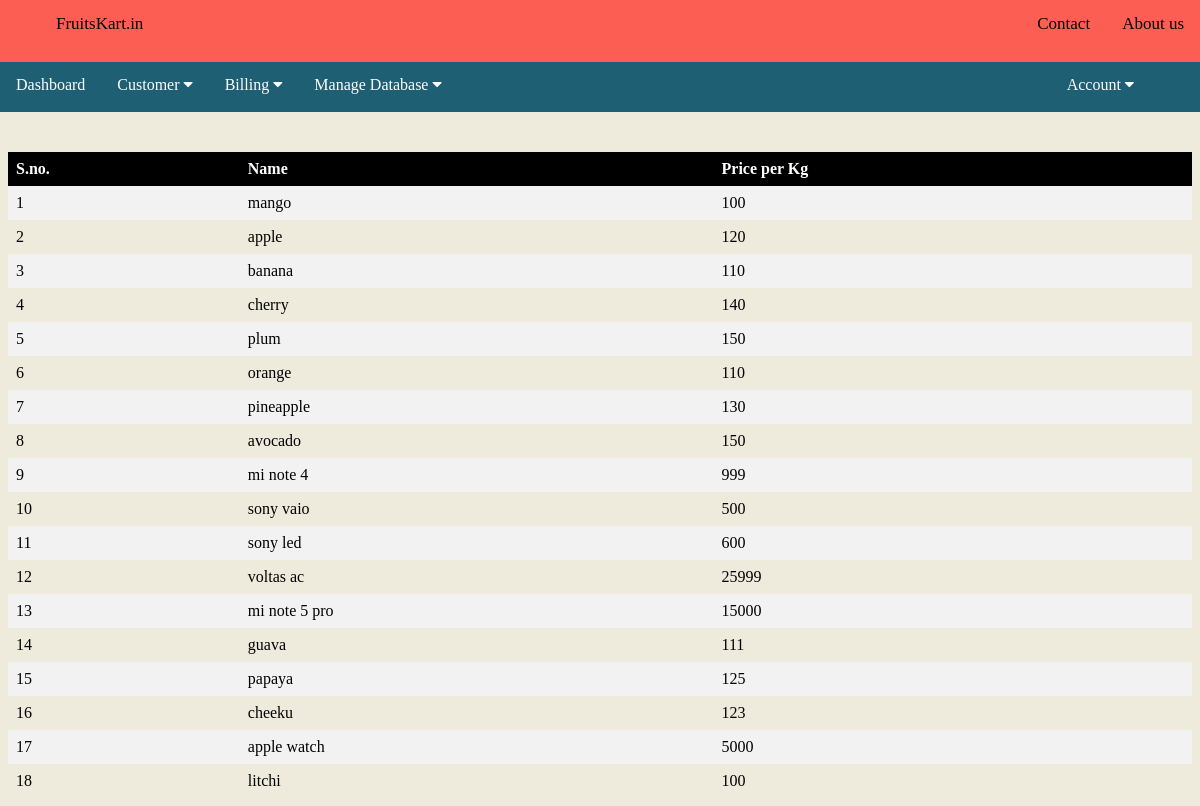
Page /allitems.php (signed in) on the committed database.
### tables this page shows
CREATE TABLE IF NOT EXISTS `item` (
  `id` int(11) NOT NULL AUTO_INCREMENT,
  `name` varchar(255) DEFAULT NULL,
  `price` int(11) DEFAULT NULL,
  `created_date` timestamp NULL DEFAULT NULL,
  PRIMARY KEY (`id`)
);

### allitems.php (the view, shortened to what this page needs)
<?php
include("db.php");
?>
<!DOCTYPE html>
<html>
<head>
    <link rel="stylesheet" href="styles.css" />
</head>
<body>
<?php include("Incl.php"); ?>
<br><br><br><br><br>
<table>
  <th>S.no.</th>
  <th>Name</th>
  <th>Price per Kg</th>
<?php
     $S = 1;
     $records = mysqli_query($con, "SELECT * From item");
     while($data = mysqli_fetch_array($records))
     {
       $name = $data['name'];
       $price = $data['price'];
         echo "<tr>";
         echo "  <td>$S</td><td>$name</td><td>$price</td>";
         echo "</tr>";
         $S += 1;
     }
 ?>
</table>
    </body>
    </html>

### allitems.php (style rules this page uses)
table { border-collapse: collapse; width: 100%; }
th, td { text-align: left; padding: 8px; }
tr:nth-child(even) { background-color: #f2f2f2 }
th { background-color: black; color: white; }

### Incl.php (style rules this page uses)
body { background-color: #eeebdd; }

### rows in the picture
item: name "mango", price "100"
item: name "apple", price "120"
item: name "banana", price "110"
item: name "cherry", price "140"
item: name "plum", price "150"
item: name "orange", price "110"
item: name "pineapple", price "130"
item: name "avocado", price "150"
item: name "mi note 4", price "999"
item: name "sony vaio", price "500"
item: name "sony led", price "600"
item: name "voltas ac", price "25999"
item: name "mi note 5 pro", price "15000"
item: name "guava", price "111"
item: name "papaya", price "125"
item: name "cheeku", price "123"
item: name "apple watch", price "5000"
item: name "litchi", price "100"
